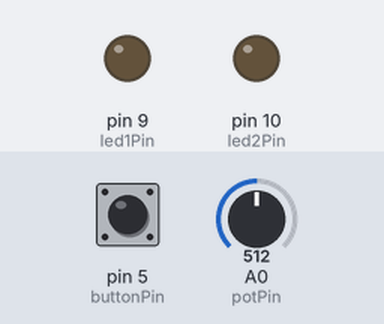
The sketch below on a simulated Arduino Uno, built with avr-gcc and run on an emulated ATmega328P. Parts: output pins drawn as LEDs (lit = HIGH). The test bench sets the inputs (shaded band); at power-on: pin 5 (buttonPin) HIGH, A0 (potPin) = 512.

Above: at 1.2 s.
1.3 s: pin 5 (buttonPin) pulled LOW for 0.15 s
At 2.5 s:
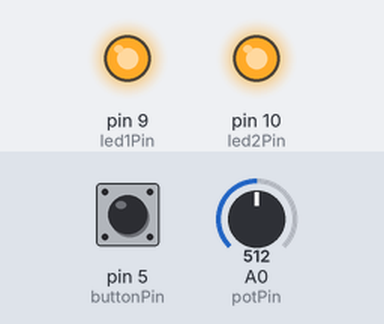
2.9 s: pin 5 (buttonPin) pulled LOW for 1 s
At 4.6 s:
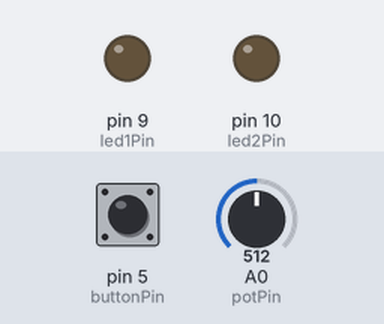
6.9 s: pin 5 (buttonPin) pulled LOW for 0.15 s
At 7.9 s:
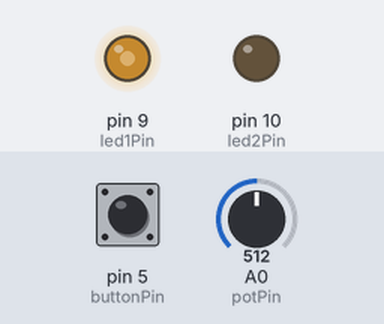
8.5 s: A0 (potPin) set to 716
At 9.4 s:
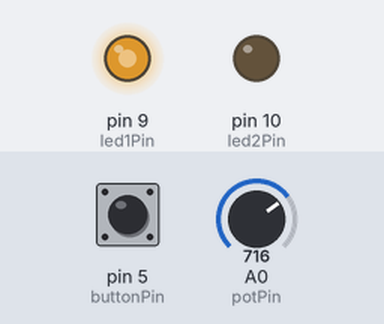
10.0 s: A0 (potPin) set to 900
At 10.4 s:
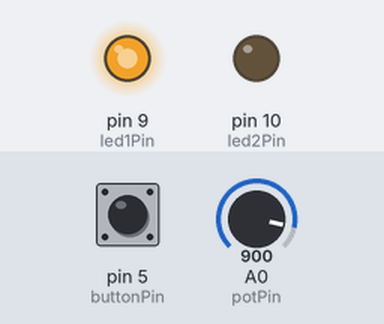
11.5 s: A0 (potPin) set to 122
At 12.6 s:
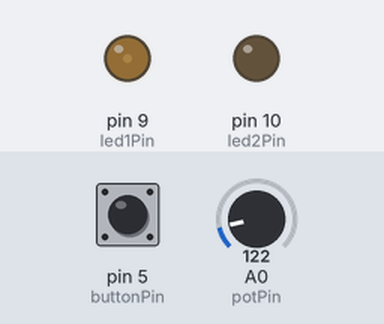
Timing chart, 0 to 14.0 s (numbered marks = the images above; inputs shaded):
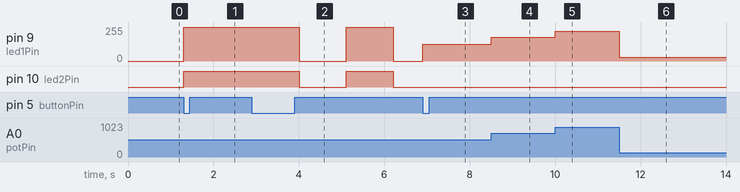

Measured:
- after the input at 1.3 s, pin 9 (led1Pin): 0/255 → 255/255 at once; pin 10 (led2Pin): LOW → HIGH at once
- after the input at 2.9 s, pin 9 (led1Pin): 255/255 → 0/255 after 1.1 s, → 255/255 1.1 s later, → 0/255 1.1 s later; pin 10 (led2Pin): HIGH → LOW after 1.1 s, → HIGH 1.1 s later, → LOW 1.1 s later
- after the input at 6.9 s, pin 10 (led2Pin): stays LOW (without the input it goes to HIGH after 0.41 s)
- after the input at 8.5 s, pin 9 (led1Pin): 127/255 → 178/255 at once
- after the input at 10.0 s, pin 9 (led1Pin): 178/255 → 224/255 at once
- after the input at 11.5 s, pin 9 (led1Pin): 224/255 → 30/255 at once

The sketch:

five_state_LED.ino
```cpp
//-----LED variables-----
int led1Pin = 9;
int led2Pin = 10;
int led1Brightness = 0;
int led2Brightness = 0;
bool ledState = false;  //this one's only used in state=2
int blinkWait = 0;
unsigned long lastBlinkTime = 0;

//-----Button variables-----
int debounceWait = 10;
int buttonPin = 5;

//-----Pot variables-----
int potVal = 0;
int potPin = A0;


//-----STATE variable-----
//0 = all OFF
//1 = all ON
//2 = strobe
//3 = fade
//4 = LED select
int state = 0;


void setup() {
  Serial.begin(9600);

  pinMode(buttonPin, INPUT_PULLUP);
  pinMode(led1Pin, OUTPUT);
  pinMode(led2Pin, OUTPUT);


}

void loop() {

  //---------------BUTTON DEBOUNCING---------------

  int oldButtonState = digitalRead(buttonPin);
  delay(debounceWait);
  int newButtonState = digitalRead(buttonPin);

  //if we've got a button pressed situation
  if (newButtonState == LOW) {

    //AND it's different from before the debounceWait
    if (newButtonState != oldButtonState) {

      state++;

      if (state > 4) {
        state = 0;
      }

    }

  }

  //---------------POT READING---------------
  potVal = analogRead(potPin);


  //---------------HANDLING STATES---------------
  if (state == 0) {

    //LED Off
    led1Brightness = 0;
    led2Brightness = 0;

  } else if (state == 1) {

    led1Brightness = 255;
    led2Brightness = 255;

  } else if (state == 2) {

    //blink the LED using a timer, but based the
    //timer interval on the state of the pot
    blinkWait = map(potVal, 0, 1023, 200, 2000);

    //Use a timer to blink the LED
    if (millis() - lastBlinkTime > blinkWait) {

      ledState = !ledState;

      lastBlinkTime = millis();
    }

    //the blink code flips a boolean
    //but our led writing code needs an analog value
    if (ledState == true) {
      led1Brightness = 255;
      led2Brightness = 255;
    } else {
      led1Brightness = 0;
      led2Brightness = 0;
    }


  } else if (state == 3) {

    //LED brightness depends on Pot Value
    led1Brightness = map(potVal, 0, 1023, 0, 255);
    led1Brightness = map(potVal, 0, 1023, 0, 255);

  } else if (state == 4) {

    if(potVal < 512){
      led1Brightness = 255;
      led2Brightness = 0;
    } else {
      led1Brightness = 0;
      led2Brightness = 255;
    }


  }


  //Now we actually write the values to the LED
  analogWrite(led1Pin, led1Brightness);
  analogWrite(led2Pin, led2Brightness);

}
```
